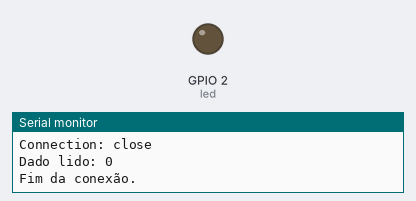
Bench run of a sketch on a simulated ESP8266 (NodeMCU). On the bench: output pins drawn as LEDs (lit = HIGH), the last lines printed to the serial monitor. WiFi joins after 1.5 s; servers stay silent unless stated; uploads are accepted with an empty reply; not simulated (calls return 0 or success): keys.h.

Above: at 3.6 s.
At 5.9 s:
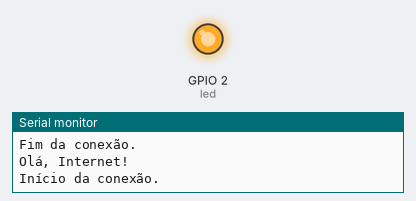
Timing chart, 0 to 10.1 s (numbered marks = the images above):
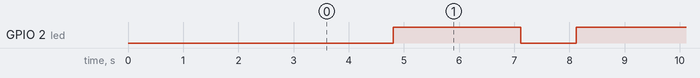

Measured:
- by itself, GPIO 2 (led): alternates HIGH for 2.3 s and LOW for 1.0 s

The sketch:

parte3_ouvindo.ino
```cpp
/*
  Introdução à Internet das Coisas com ESP8266

  Parte 3 - Escutando a Internet

*/

#include "keys.h"
#include <ESP8266WiFi.h> // Versão 2.6.0

// WiFi
WiFiClient client;

// A Coisa
String nomeDaCoisa = "node";

// A Fonte
const char* host = "dweet.io";
const int httpPort = 80;

// O Led
int led = BUILTIN_LED;

void setup(void)
{
  Serial.begin(9600);

  // WiFi
  conectarWiFi(); // Configura o Wifi

  // O Led
  pinMode(led, OUTPUT);

  delay(1000); // Aguarda um tempo antes de iniciar
}

void loop(void)
{
  // Verifica a conexão WiFi
  while (WiFi.status() != WL_CONNECTED) {
    conectarWiFi();
  }

  Serial.println("Olá, Internet!");

  // Solicita o último valor enviado para o Dweet.io
  dweetPedido();

  // Pisca O Led
  digitalWrite(led, LOW);
  delay(1000);
  digitalWrite(led, HIGH);
  delay(1000);
}

// Método para (re)conectar à rede WiFi
void conectarWiFi() {
  Serial.println("");
  Serial.print("Conectando-se à rede: ");
  Serial.println(ssid);
  WiFi.mode(WIFI_STA);
  WiFi.begin(ssid, pass);
  while (WiFi.status() != WL_CONNECTED) {
    delay(500);
    Serial.print(".");
  }
  Serial.println("");
  Serial.println("WiFi conectado");
  Serial.print("Endereço de IP: ");
  Serial.println(WiFi.localIP());
  Serial.println("");
}

// Conecta via TCP ao Dweet.io
// Inicia comunicação, faz  pedido e finaliza a conexão
void dweetPedido() {
  Serial.println("\nInício da conexão.");

  WiFiClient client;
  client.setTimeout(10000);
  if (!client.connect(host, httpPort)) {
    Serial.println("Falha de conexão com o Dweet.io!");
    return;
  }

  Serial.println("Conectado!");

  // Prepara a mensagem de solicitação de dados e envia
  client.print(msgReceberHTTPDweet());

  // Decodifica a mensagem recebida
  decodificaRespostaDweet(client);

  // Desconectar
  client.stop();

  Serial.println();
  Serial.println("Fim da conexão.");
  delay(1000);
}

// Prepara a mensagem de envio para o Dweet.io
// Segue o padrão: https://dweet.io/get/latest/dweet/for/my-thing-name
String msgReceberHTTPDweet() {
  String dweetHttpGet = "GET /get/latest/dweet/for/";
  dweetHttpGet = dweetHttpGet + String( nomeDaCoisa );
  dweetHttpGet = dweetHttpGet+" HTTP/1.1\r\n"+
                 "Host: " +
                 host +
                 "\r\n" +
                 "Connection: close\r\n\r\n";
  Serial.println("\nTexto a enviar:");
  Serial.print(dweetHttpGet);
  return dweetHttpGet;
}

// Recebe o retorno em formato JSON e decodifica o dado lido
void decodificaRespostaDweet(WiFiClient client) {
  // Verifica resposta HTTP
  char status[32] = {0};
  client.readBytesUntil('\r', status, sizeof(status));
  if (strcmp(status, "HTTP/1.1 200 OK") != 0) {
    Serial.print("Resposta inesperada: ");
    Serial.println(status);
    return;
  }

  // Pula os cabecalhos HTTP
  char fimDosCabecalhos[] = "\r\n\r\n";
  if (!client.find(fimDosCabecalhos)) {
    Serial.println("Resposta inválida!");
    return;
  }

  // Salva o objeto JSON dinamicamente e imprime o dado na saída Serial
  // Use arduinojson.org/v6/assistant para definir esta capacidade
  const size_t capacity = JSON_ARRAY_SIZE(1)
                        + JSON_OBJECT_SIZE(1)
                        + JSON_OBJECT_SIZE(3)
                        + JSON_OBJECT_SIZE(4)
                        + 130;
  DynamicJsonDocument doc(capacity);
  DeserializationError erro = deserializeJson(doc, client);
  if (erro) {
    Serial.print("Falha em deserializeJson(): ");
    Serial.println(erro.c_str());
    return;
  }
  JsonObject conteudo = doc["with"][0];
  const char* coisa = conteudo["thing"];
  const char* dataDeCriacao = conteudo["created"];
  int dado = conteudo["content"]["dado"];
  Serial.print("Dado lido: ");
  Serial.println(dado);
}
```
